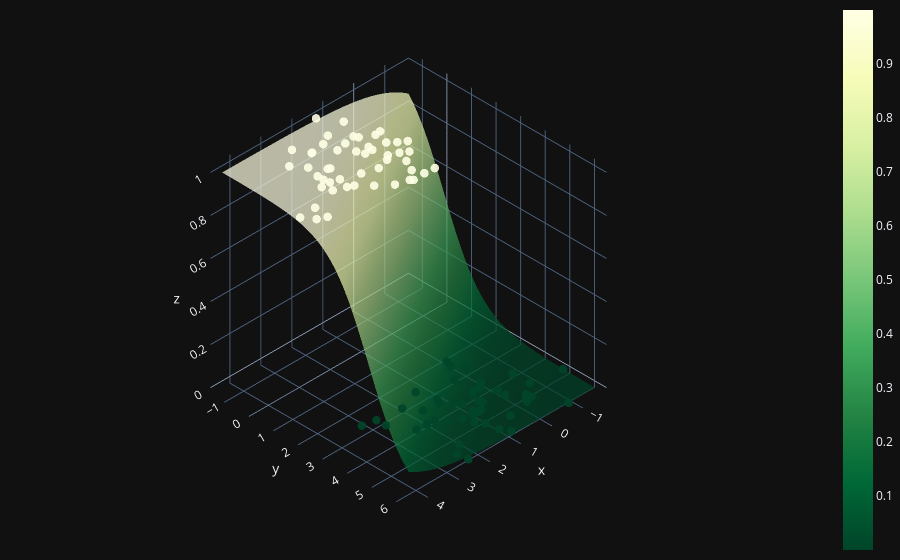

Here is the notebook cell this chart was saved with:
### Markdown cell above
The neuron has learned to separate toxic from non-toxic plants using a plane in 3D space. You will now see how this plane looks like :

### Code cell
X0 = np.linspace(X[:, 0].min(), X[:, 0].max(), 100)
X1 = np.linspace(X[:, 1].min(), X[:, 1].max(), 100)
xx0, xx1 = np.meshgrid(X0, X1)
Z = W[0] * xx0 + W[1] * xx1 + b
A = 1 / (1 + np.exp(-Z))

fig = go.Figure(data=[
    go.Surface(z=A, x=xx0, y=xx1, colorscale='YlGn', opacity=0.7, reversescale=True)
])

fig.add_scatter3d(
    x=X[:, 0].flatten(),
    y=X[:, 1].flatten(),
    z=y.flatten(),
    mode='markers',
    marker=dict(
        size=5,
        color=y.flatten(),
        colorscale='YlGn',
        opacity=0.9,
        reversescale=True
    )
)

fig.update_layout(template="plotly_dark", margin=dict(l=0, r=0, b=0, t=0))
fig.layout.scene.camera.projection.type = "orthographic"
fig.show()

### Figure 1 — Plotly figure (JSON) as saved in the notebook; plotly's stock layout.template omitted (floating-point values rounded to 4 significant figures; data arrays with more than 128 entries replaced by an {"elided": "..."} marker saying what was removed)
{"data": [{"colorscale": [[0, "rgb(255,255,229)"], [0.125, "rgb(247,252,185)"], [0.25, "rgb(217,240,163)"], [0.375, "rgb(173,221,142)"], [0.5, "rgb(120,198,121)"], [0.625, "rgb(65,171,93)"], [0.75, "rgb(35,132,67)"], [0.875, "rgb(0,104,55)"], [1, "rgb(0,69,41)"]], "opacity": 0.7, "reversescale": true, "type": "surface", "x": {"elided": "100x100 float values"}, "y": {"elided": "100x100 float values"}, "z": {"elided": "100x100 float values"}}, {"marker": {"color": [1, 1, 0, 0, 1, 0, 0, 1, 0, 1, 0, 1, 0, 0, 1, 1, 1, 0, 1, 1, 0, 0, 1, 0, 1, 0, 1, 0, 0, 1, 1, 0, 1, 1, 1, 0, 1, 1, 0, 1, 0, 0, 0, 0, 1, 1, 1, 1, 0, 0, 1, 1, 0, 0, 0, 0, 0, 1, 1, 1, 1, 0, 0, 1, 0, 1, 0, 0, 1, 0, 0, 1, 1, 0, 0, 0, 1, 1, 0, 0, 1, 0, 0, 0, 0, 0, 1, 0, 1, 1, 1, 1, 1, 1, 0, 0, 1, 1, 0, 1], "colorscale": [[0, "rgb(255,255,229)"], [0.125, "rgb(247,252,185)"], [0.25, "rgb(217,240,163)"], [0.375, "rgb(173,221,142)"], [0.5, "rgb(120,198,121)"], [0.625, "rgb(65,171,93)"], [0.75, "rgb(35,132,67)"], [0.875, "rgb(0,104,55)"], [1, "rgb(0,69,41)"]], "opacity": 0.9, "reversescale": true, "size": 5}, "mode": "markers", "type": "scatter3d", "x": [4.219, 0.9078, -0.2765, 0.08848, 3.243, 1.442, 1.022, 3.978, 0.5889, 1.252, 0.6284, 1.686, 1.185, 0.06897, 1.787, 4.438, 3.182, 0.3038, 0.7394, 1.285, 1.131, 0.6647, 1.316, -0.1889, 2.579, 0.8731, 1.311, 0.9868, 1.42, 2.354, 2.432, 1.043, 0.9509, 2.451, 1.62, 2.155, 1.381, 1.987, 2.116, 0.564, -0.07228, 2.509, -0.73, 1.379, 0.8821, 2.222, 2.016, 1.701, -0.6539, 0.5731, 1.957, 0.7624, 2.465, 1.333, 3.246, 1.103, 2.859, 1.6, 2.976, 2.68, 1.419, 1.926, -0.09448, 2.728, 1.12, 1.557, 0.1055, 2.844, 3.155, 1.841, 1.289, 1.642, 3.923, 1.705, 0.1631, 0.3419, 1.021, 2.669, 0.4666, 0.9481, 1.194, 1.154, -0.2942, 1.737, 0.4655, 0.0808, 3.003, 2.207, 1.361, 2.632, 2.827, 2.912, 1.142, 1.055, 2.47, -1.577, 1.412, 3.005, -0.6376, 0.8298], "y": [2.234, 0.4598, 5.081, 2.323, 1.215, 2.768, 4.117, 2.378, 4.001, 0.2081, 4.46, 0.6583, 5.28, 4.356, 1.7, 1.842, -0.1823, 3.944, 0.4361, 1.437, 4.682, 4.36, 2.441, 5.205, 0.7261, 4.714, 0.07123, 6.09, 4.637, 2.224, -0.2017, 4.606, 0.9498, -0.1954, 2.747, 4.124, 0.9295, 2.611, 3.069, 1.337, 2.884, 5.773, 6.255, 3.619, 2.841, 1.533, -0.2704, -0.4773, 4.767, 5.526, 0.2342, 1.165, 6.2, 5.01, 2.849, 4.706, 2.956, 0.9151, 1.216, -0.7044, 1.574, 4.152, 5.358, 1.305, 5.758, 2.827, 3.725, 3.327, 1.553, 3.562, 3.45, 0.1502, 1.804, 4.433, 2.578, 3.941, 1.579, 1.82, 3.866, 4.732, 2.808, 3.902, 5.273, 4.425, 3.123, 4.691, 0.7427, 5.506, 0.748, 0.6894, 1.721, 0.2466, 2.015, -0.6471, 4.099, 4.957, -1.326, 0.9852, 4.091, 1.742], "z": [1, 1, 0, 0, 1, 0, 0, 1, 0, 1, 0, 1, 0, 0, 1, 1, 1, 0, 1, 1, 0, 0, 1, 0, 1, 0, 1, 0, 0, 1, 1, 0, 1, 1, 1, 0, 1, 1, 0, 1, 0, 0, 0, 0, 1, 1, 1, 1, 0, 0, 1, 1, 0, 0, 0, 0, 0, 1, 1, 1, 1, 0, 0, 1, 0, 1, 0, 0, 1, 0, 0, 1, 1, 0, 0, 0, 1, 1, 0, 0, 1, 0, 0, 0, 0, 0, 1, 0, 1, 1, 1, 1, 1, 1, 0, 0, 1, 1, 0, 1]}], "layout": {"margin": {"b": 0, "l": 0, "r": 0, "t": 0}, "scene": {"camera": {"projection": {"type": "orthographic"}}}}}
